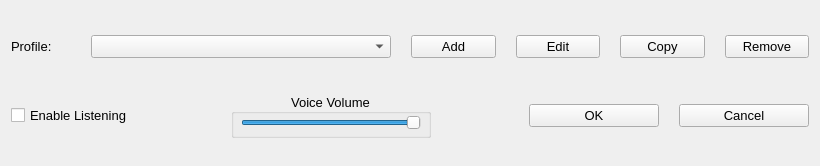
<?xml version="1.0" encoding="UTF-8"?>
<ui version="4.0">
 <class>MainWidget</class>
 <widget class="QWidget" name="MainWidget">
  <property name="geometry">
   <rect>
    <x>0</x>
    <y>0</y>
    <width>820</width>
    <height>166</height>
   </rect>
  </property>
  <property name="font">
   <font>
    <pointsize>10</pointsize>
   </font>
  </property>
  <property name="windowTitle">
   <string>LinVAM</string>
  </property>
  <layout class="QGridLayout" name="gridLayout_2">
   <property name="topMargin">
    <number>20</number>
   </property>
   <property name="verticalSpacing">
    <number>20</number>
   </property>
   <item row="2" column="0">
    <layout class="QHBoxLayout" name="horizontalLayout_2">
     <property name="spacing">
      <number>20</number>
     </property>
     <item>
      <widget class="QCheckBox" name="listeningChk">
       <property name="text">
        <string>Enable Listening</string>
       </property>
      </widget>
     </item>
     <item>
      <spacer name="horizontalSpacer_2">
       <property name="orientation">
        <enum>Qt::Horizontal</enum>
       </property>
       <property name="sizeHint" stdset="0">
        <size>
         <width>40</width>
         <height>20</height>
        </size>
       </property>
      </spacer>
     </item>
     <item>
      <widget class="QGroupBox" name="groupBox">
       <property name="minimumSize">
        <size>
         <width>200</width>
         <height>45</height>
        </size>
       </property>
       <property name="title">
        <string>Voice Volume</string>
       </property>
       <property name="alignment">
        <set>Qt::AlignCenter</set>
       </property>
       <widget class="QSlider" name="sliderVolume">
        <property name="geometry">
         <rect>
          <x>10</x>
          <y>20</y>
          <width>180</width>
          <height>20</height>
         </rect>
        </property>
        <property name="toolTip">
         <string>Change voice volume</string>
        </property>
        <property name="maximum">
         <number>100</number>
        </property>
        <property name="value">
         <number>100</number>
        </property>
        <property name="orientation">
         <enum>Qt::Horizontal</enum>
        </property>
       </widget>
      </widget>
     </item>
     <item>
      <spacer name="horizontalSpacer">
       <property name="orientation">
        <enum>Qt::Horizontal</enum>
       </property>
       <property name="sizeHint" stdset="0">
        <size>
         <width>20</width>
         <height>20</height>
        </size>
       </property>
      </spacer>
     </item>
     <item>
      <widget class="QPushButton" name="ok">
       <property name="minimumSize">
        <size>
         <width>130</width>
         <height>0</height>
        </size>
       </property>
       <property name="text">
        <string>OK</string>
       </property>
      </widget>
     </item>
     <item>
      <widget class="QPushButton" name="cancel">
       <property name="minimumSize">
        <size>
         <width>130</width>
         <height>0</height>
        </size>
       </property>
       <property name="text">
        <string>Cancel</string>
       </property>
      </widget>
     </item>
    </layout>
   </item>
   <item row="1" column="0">
    <layout class="QHBoxLayout" name="horizontalLayout">
     <property name="spacing">
      <number>20</number>
     </property>
     <item>
      <widget class="QLabel" name="label">
       <property name="sizePolicy">
        <sizepolicy hsizetype="Fixed" vsizetype="Preferred">
         <horstretch>0</horstretch>
         <verstretch>0</verstretch>
        </sizepolicy>
       </property>
       <property name="minimumSize">
        <size>
         <width>60</width>
         <height>0</height>
        </size>
       </property>
       <property name="text">
        <string>Profile:</string>
       </property>
      </widget>
     </item>
     <item>
      <widget class="QComboBox" name="profileCbx">
       <property name="minimumSize">
        <size>
         <width>300</width>
         <height>0</height>
        </size>
       </property>
      </widget>
     </item>
     <item>
      <widget class="QPushButton" name="addBut">
       <property name="minimumSize">
        <size>
         <width>75</width>
         <height>0</height>
        </size>
       </property>
       <property name="text">
        <string>Add</string>
       </property>
      </widget>
     </item>
     <item>
      <widget class="QPushButton" name="editBut">
       <property name="minimumSize">
        <size>
         <width>75</width>
         <height>0</height>
        </size>
       </property>
       <property name="text">
        <string>Edit</string>
       </property>
      </widget>
     </item>
     <item>
      <widget class="QPushButton" name="copyBut">
       <property name="minimumSize">
        <size>
         <width>75</width>
         <height>0</height>
        </size>
       </property>
       <property name="toolTip">
        <string>Copy currently selected profile</string>
       </property>
       <property name="text">
        <string>Copy</string>
       </property>
      </widget>
     </item>
     <item>
      <widget class="QPushButton" name="removeBut">
       <property name="minimumSize">
        <size>
         <width>75</width>
         <height>0</height>
        </size>
       </property>
       <property name="text">
        <string>Remove</string>
       </property>
      </widget>
     </item>
    </layout>
   </item>
  </layout>
 </widget>
 <resources/>
 <connections/>
</ui>
